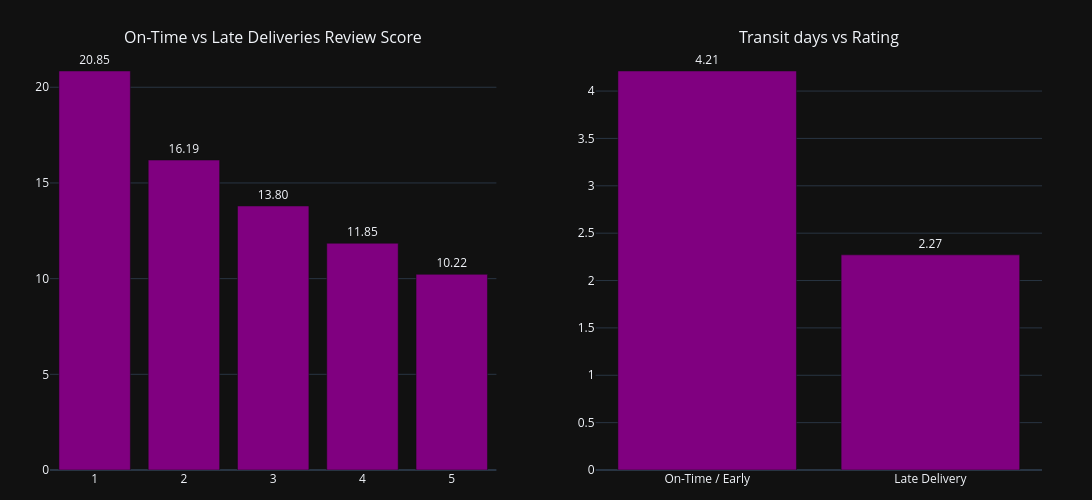

The notebook cell this image was saved under:
### Code cell
fig = make_subplots(rows=1, cols=2,vertical_spacing=0.2,horizontal_spacing=0.1,
                    subplot_titles=('On-Time vs Late Deliveries Review Score','Transit days vs Rating') )
for trace in fig1.data:
    fig.add_trace(trace, row=1, col=1)
for trace in fig2.data:
    fig.add_trace(trace, row=1, col=2)

fig.update_layout(height=500, width=1200,title_x=0.5,margin=dict(l=50, r=50, t=50, b=30))
fig.update_layout(grid=dict(columns=2, rows=1, pattern="independent"))
fig.update_layout(template="plotly_dark")
fig.show()

pio.write_json(fig, "transit_vs_rating.json")

### Figure 1 — Plotly figure (JSON) as saved in the notebook; plotly's stock layout.template omitted (floating-point values rounded to 4 significant figures)
{"data": [{"hovertemplate": "Review Score (1-5)=%{x}<br>Avg Transit Time (Days)=%{text}<extra></extra>", "legendgroup": "", "marker": {"color": "purple", "pattern": {"shape": ""}}, "name": "", "orientation": "v", "showlegend": false, "text": [20.85, 16.19, 13.8, 11.85, 10.22], "textposition": "outside", "texttemplate": "%{text:.2f}", "type": "bar", "x": [1, 2, 3, 4, 5], "xaxis": "x", "y": [20.85, 16.19, 13.8, 11.85, 10.22], "yaxis": "y"}, {"hovertemplate": "Status=%{x}<br>Review Score=%{text}<extra></extra>", "legendgroup": "", "marker": {"color": "purple", "pattern": {"shape": ""}}, "name": "", "orientation": "v", "showlegend": false, "text": [4.212, 2.271], "textposition": "outside", "texttemplate": "%{text:.2f}", "type": "bar", "x": ["On-Time / Early", "Late Delivery"], "xaxis": "x2", "y": [4.212, 2.271], "yaxis": "y2"}], "layout": {"annotations": [{"font": {"size": 16}, "showarrow": false, "text": "On-Time vs Late Deliveries Review Score", "x": 0.225, "xanchor": "center", "xref": "paper", "y": 1, "yanchor": "bottom", "yref": "paper"}, {"font": {"size": 16}, "showarrow": false, "text": "Transit days vs Rating", "x": 0.775, "xanchor": "center", "xref": "paper", "y": 1, "yanchor": "bottom", "yref": "paper"}], "grid": {"columns": 2, "pattern": "independent", "rows": 1}, "height": 500, "margin": {"b": 30, "l": 50, "r": 50, "t": 50}, "title": {"x": 0.5}, "width": 1200, "xaxis": {"anchor": "y", "domain": [0, 0.45]}, "xaxis2": {"anchor": "y2", "domain": [0.55, 1]}, "yaxis": {"anchor": "x", "domain": [0, 1]}, "yaxis2": {"anchor": "x2", "domain": [0, 1]}}}
